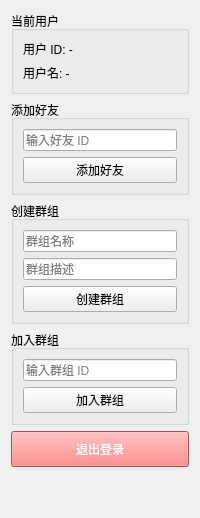
<?xml version="1.0" encoding="UTF-8"?>
<ui version="4.0">
 <class>InfoWidget</class>
 <widget class="QWidget" name="InfoWidget">
  <property name="minimumSize">
   <size>
    <width>200</width>
    <height>0</height>
   </size>
  </property>
  <property name="maximumSize">
   <size>
    <width>200</width>
    <height>16777215</height>
   </size>
  </property>
  <layout class="QVBoxLayout" name="verticalLayout">
   <item>
    <widget class="QGroupBox" name="userGroup">
     <property name="title">
      <string>当前用户</string>
     </property>
     <layout class="QVBoxLayout" name="userLayout">
      <item>
       <widget class="QLabel" name="userIdLabel">
        <property name="text">
         <string>用户 ID: -</string>
        </property>
       </widget>
      </item>
      <item>
       <widget class="QLabel" name="userNameLabel">
        <property name="text">
         <string>用户名: -</string>
        </property>
       </widget>
      </item>
     </layout>
    </widget>
   </item>
   <item>
    <widget class="QGroupBox" name="friendGroup">
     <property name="title">
      <string>添加好友</string>
     </property>
     <layout class="QVBoxLayout" name="friendLayout">
      <item>
       <widget class="QLineEdit" name="addFriendEdit">
        <property name="placeholderText">
         <string>输入好友 ID</string>
        </property>
       </widget>
      </item>
      <item>
       <widget class="QPushButton" name="addFriendBtn">
        <property name="text">
         <string>添加好友</string>
        </property>
       </widget>
      </item>
     </layout>
    </widget>
   </item>
   <item>
    <widget class="QGroupBox" name="createGroupBox">
     <property name="title">
      <string>创建群组</string>
     </property>
     <layout class="QVBoxLayout" name="createGroupLayout">
      <item>
       <widget class="QLineEdit" name="createGroupNameEdit">
        <property name="placeholderText">
         <string>群组名称</string>
        </property>
       </widget>
      </item>
      <item>
       <widget class="QLineEdit" name="createGroupDescEdit">
        <property name="placeholderText">
         <string>群组描述</string>
        </property>
       </widget>
      </item>
      <item>
       <widget class="QPushButton" name="createGroupBtn">
        <property name="text">
         <string>创建群组</string>
        </property>
       </widget>
      </item>
     </layout>
    </widget>
   </item>
   <item>
    <widget class="QGroupBox" name="joinGroupBox">
     <property name="title">
      <string>加入群组</string>
     </property>
     <layout class="QVBoxLayout" name="joinGroupLayout">
      <item>
       <widget class="QLineEdit" name="addGroupEdit">
        <property name="placeholderText">
         <string>输入群组 ID</string>
        </property>
       </widget>
      </item>
      <item>
       <widget class="QPushButton" name="addGroupBtn">
        <property name="text">
         <string>加入群组</string>
        </property>
       </widget>
      </item>
     </layout>
    </widget>
   </item>
   <item>
    <widget class="QPushButton" name="logoutBtn">
     <property name="text">
      <string>退出登录</string>
     </property>
     <property name="styleSheet">
      <string notr="true">background-color: #f56c6c; color: white; padding: 8px;</string>
     </property>
    </widget>
   </item>
   <item>
    <spacer name="infoSpacer">
     <property name="orientation">
      <enum>Qt::Vertical</enum>
     </property>
     <property name="sizeHint" stdset="0">
      <size>
       <width>20</width>
       <height>40</height>
      </size>
     </property>
    </spacer>
   </item>
  </layout>
 </widget>
 <resources/>
 <connections/>
</ui>
